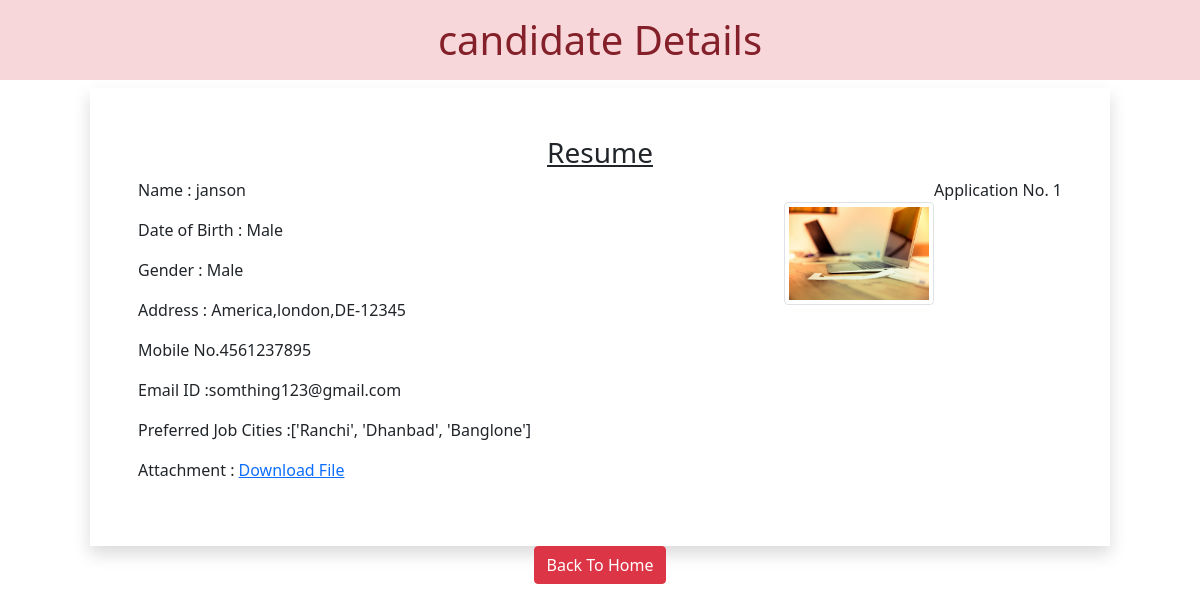
The page /1 on the database its author committed.
### myapp/models.py (models this page shows)
class resume(models.Model):
    name=models.CharField(max_length=100)
    dob=models.DateField(auto_now=False, auto_now_add=False)
    gender=models.CharField(max_length=50)
    locality=models.CharField(max_length=100)
    city=models.CharField(max_length=50)
    pin=models.PositiveIntegerField()
    state=models.CharField(choices=STATE_CHOICES,max_length=50)
    mobile=models.PositiveIntegerField()
    email=models.EmailField()
    job_city=models.CharField(max_length=50)
    profile_image=models.ImageField(upload_to='profle_image',blank=True)
    my_file=models.FileField(upload_to='doc',blank=True)

### myapp/views.py (the view)
# urls.py: path('<int:pk>',views.candidateview.as_view(),name='candidate'),
class candidateview(View):
    def get(self,request,pk):
        candidate=resume.objects.get(pk=pk)
        return render(request,'myapp/candidate.html',{'candidate':candidate})

### myapp/templates/myapp/candidate.html (shortened to what this page needs)
<!DOCTYPE html>
<html lang="en">
<head>
    <link href="https://cdn.jsdelivr.net/npm/bootstrap@5.1.3/dist/css/bootstrap.min.css" rel="stylesheet">
</head>
<body>
    <h1 class="alert-danger text-center p-3">candidate Details</h1>
    <div class="row">
        <div class="col-sm-10 shadow p-5 offset-sm-1">
            <h3 class="text-center">
                <u>Resume</u>
            </h3>
            <p class="float-end">Application No. {{candidate.id}}</p>
            <img src="{{candidate.profile_image.url}}" alt=""
            class="img-fluid img-thumbnail float-end mt-4" width="150" height="150">
            <p>Name : {{candidate.name}}</p>
            <p>Date of Birth : {{candidate.gender}}</p>
            <p>Gender : {{candidate.gender}}</p>
            <p>Address : {{candidate.locality}},{{candidate.city}},{{candidate.state}}-{{candidate.pin}}</p>
            <p>Mobile No.{{candidate.mobile}}</p>
            <p>Email ID :{{candidate.email}}</p>
            <p>Preferred Job Cities :{{candidate.job_city}}</p>
            <p>Attachment : <a href="{{candidate.my_file.url}}">Download File</a></p>
        </div>
        <div class="text-center">
            <a href='/' class='btn btn-danger'>Back To Home </a>
        </div>
    </div>
</body>
</html>

### rows shown on the page
resume: id "1", profile_image (picture), name "janson", gender "Male", locality "America", city "london", state "DE", pin "12345", mobile "4561237895", email "somthing123@gmail.com", job_city "['Ranchi', 'Dhanbad', 'Banglone']"
